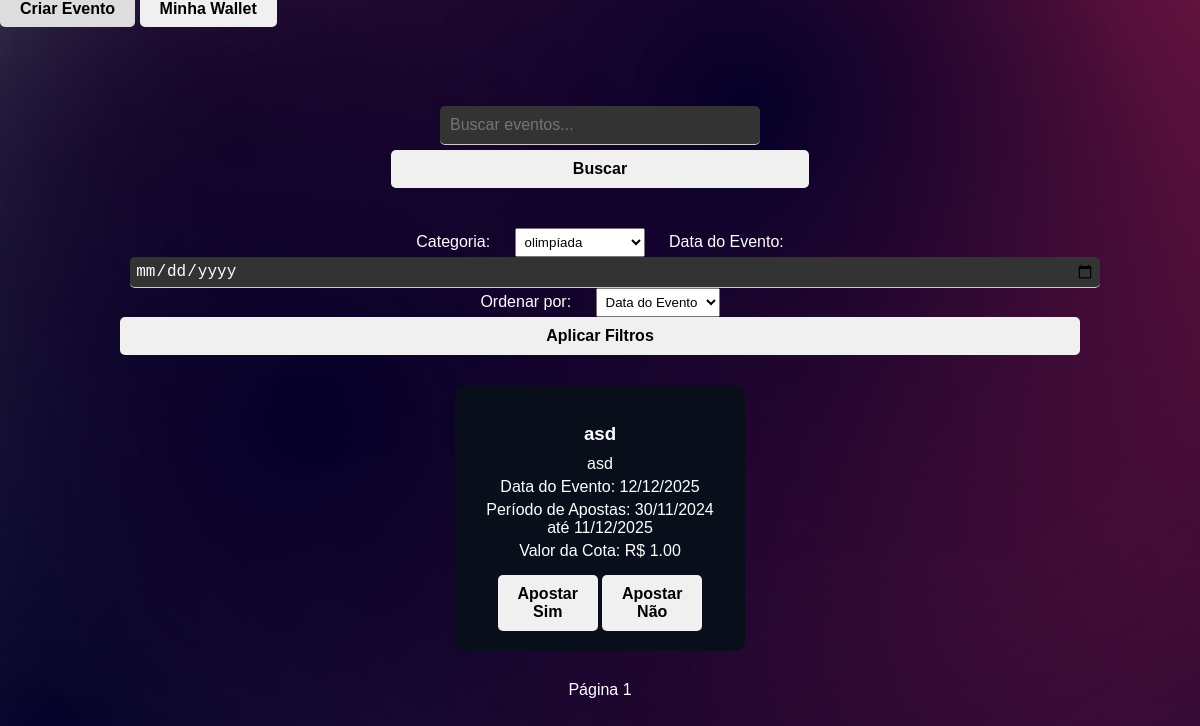
The app's page /pesquisar_evento?categoria=1 (signed in) with its own data.
### tables this page shows
CREATE TABLE eventos (
        id INTEGER PRIMARY KEY AUTOINCREMENT,
        titulo TEXT NOT NULL,
        descricao TEXT NOT NULL,
        valor_cota REAL NOT NULL CHECK (valor_cota >= 1.00),
        data_evento DATE NOT NULL,
        data_inicio_apostas DATE NOT NULL,
        data_fim_apostas DATE NOT NULL,
        status TEXT NOT NULL DEFAULT 'pendente',
        id_criador INTEGER NOT NULL,
        data_criacao TIMESTAMP DEFAULT CURRENT_TIMESTAMP,
        FOREIGN KEY (id_criador) REFERENCES usuarios(id) ON DELETE CASCADE
    );

### app.py (the view, shortened to what this page needs)
@app.route('/pesquisar_evento', methods=['GET'])
def pesquisar_evento():
    query = request.args.get('query', '')
    categoria_id = request.args.get('categoria', '')
    data = request.args.get('data', '')
    ordenacao = request.args.get('ordenacao', '')
    page = int(request.args.get('page', 1))
    per_page = 10
    offset = (page - 1) * per_page
    conn = sqlite3.connect(database_path)
    cursor = conn.cursor()
    sql = '''
        SELECT DISTINCT eventos.*
        FROM eventos
        LEFT JOIN eventos_categorias ON eventos.id = eventos_categorias.id_evento
        WHERE eventos.status = 'aprovado'
        AND eventos.data_evento >= date('now')
    '''
    params = []
    if query:
        sql += ' AND (eventos.titulo LIKE ? OR eventos.descricao LIKE ?)'
        params.extend(['%' + query + '%', '%' + query + '%'])
    if categoria_id:
        sql += ' AND eventos_categorias.id_categoria = ?'
        params.append(categoria_id)
    if ordenacao:
        if ordenacao == 'popularidade':
            sql += ' ORDER BY (SELECT COUNT(*) FROM apostas WHERE apostas.id_evento = eventos.id) DESC'
        elif ordenacao == 'valor_cota':
            sql += ' ORDER BY eventos.valor_cota DESC'
        else:
            sql += ' ORDER BY eventos.data_evento ASC'
    else:
        sql += ' ORDER BY eventos.data_evento ASC'
    sql += ' LIMIT ? OFFSET ?'
    params.extend([per_page, offset])
    cursor.execute(sql, params)
    eventos = cursor.fetchall()
    cursor.execute('SELECT * FROM categorias_eventos')
    categorias = cursor.fetchall()
    conn.close()
    return render_template('pesquisar_evento.html', eventos=eventos, query=query, categorias=categorias,
                           categoria_id=categoria_id, data=data, ordenacao=ordenacao, page=page, per_page=per_page)

### app.py (called while the page is built)
@app.template_filter('formatdate')
def format_date(value):
    if not value:
        return ""
    try:
        date_obj = datetime.strptime(value, '%Y-%m-%d')
        return date_obj.strftime('%d/%m/%Y')
    except ValueError:
        return value

### templates/pesquisar_evento.html (shortened to what this page needs)
<!DOCTYPE html>
<html lang="pt-BR">
<head>
    <link rel="stylesheet" href="{{ url_for('static', filename='css/styles.css') }}">
</head>
<body>
    <div class="top-bar">
        <a href="{{ url_for('criar_evento') }}" class="wallet-button">Criar Evento</a>
        <a href="{{ url_for('gerenciar_carteira') }}" class="wallet-button">Minha Wallet</a>
    </div>
    <div class="search-container">
        <form action="{{ url_for('pesquisar_evento') }}" method="GET">
            <input type="text" name="query" placeholder="Buscar eventos..." value="{{ query }}" required>
            <button type="submit">Buscar</button>
        </form>
    </div>
    <div class="filters-container">
        <form action="{{ url_for('pesquisar_evento') }}" method="GET">
            <label for="categoria">Categoria:</label>
            <select name="categoria" id="categoria">
                {% for cat in categorias %}
                    <option value="{{ cat[0] }}" {% if cat[0]|string == categoria_id %}selected{% endif %}>{{ cat[1] }}</option>
                {% endfor %}
            </select>
            <label for="data">Data do Evento:</label>
            <input type="date" name="data" id="data" value="{{ data }}">
            <label for="ordenacao">Ordenar por:</label>
            <select name="ordenacao" id="ordenacao">
                <option value="data" {% if ordenacao == 'data' or ordenacao == '' %}selected{% endif %}>Data do Evento</option>
            </select>
            <button type="submit">Aplicar Filtros</button>
        </form>
    </div>
    <div class="eventos-container">
        {% if eventos %}
            {% for evento in eventos %}
                <div class="evento-card">
                    <h3>{{ evento[1] }}</h3>
                    <p>{{ evento[2] }}</p>
                    <p>Data do Evento: {{ evento[4]|formatdate }}</p>
                    <p>Período de Apostas: {{ evento[5]|formatdate }} até {{ evento[6]|formatdate }}</p>
                    <p>Valor da Cota: R$ {{ '{:.2f}'.format(evento[3]) }}</p>
                    {% if session.get('logged_in') %}
                        <button onclick="openModal('{{ evento[0] }}', '{{ evento[1] }}', 'sim')">Apostar Sim</button>
                        <button onclick="openModal('{{ evento[0] }}', '{{ evento[1] }}', 'nao')">Apostar Não</button>
                    {% else %}
                        <p>Você precisa estar logado para realizar uma aposta. <a href="{{ url_for('login') }}">Clique aqui para fazer login</a>.</p>
                    {% endif %}
                </div>
            {% endfor %}
        {% else %}
            <p class="no-events-message">Nenhum evento encontrado.</p>
        {% endif %}
    </div>
    <div class="pagination">
        <span>Página {{ page }}</span>
    </div>
</body>
</html>

### static/css/styles.css (style rules this page uses)
body { margin: 0; padding: 0; font-family: Arial, sans-serif; background: url('/static/images/bg.png') no-repeat center center fixed; background-size: cover; height: 100vh; display: flex; justify-content: center; align-items: center; }
html, body { height: 100%; margin: 0; padding: 0; display: flex; flex-direction: column; }
input[type="text"], input[type="password"],input[type="email"],input[type="date"] { width: 100%; padding: 10px; margin: 5px 0; border: none; border-bottom: 1px solid #ccc; background-color: #333; color: #fff; font-size: 16px; outline: none; border-radius: 5px; }
button { width: 100%; padding: 10px; background-color: #f0f0f0; border: none; border-radius: 5px; cursor: pointer; font-size: 16px; font-weight: bold; }
.search-container { text-align: center; margin: 20px; }
.search-container input[type="text"] { width: 300px; padding: 10px; }
.search-container button { padding: 10px 20px; background-color: #f0f0f0; color: #000; border: none; border-radius: 5px; cursor: pointer; font-weight: bold; }
.eventos-container { display: flex; flex-wrap: wrap; justify-content: center; }
.evento-card { background-color: #080E1A; padding: 20px; margin: 10px; width: 250px; border-radius: 10px; color: #fff; text-align: center; }
.evento-card h3 { margin-bottom: 10px; }
.evento-card p { margin: 5px 0; }
.evento-card button { margin-top: 10px; width: 100px; padding: 10px; background-color: #f0f0f0; color: #000; border: none; border-radius: 5px; cursor: not-allowed; font-weight: bold; }
.filters-container { margin: 20px; text-align: center; }
.filters-container form { display: inline-block; }
.filters-container label { margin: 0 10px; color: #fff; }
.filters-container select, .filters-container input[type="date"] { padding: 5px; margin: 0 10px; }
.pagination { text-align: center; margin: 20px; }
.pagination span { color: #fff; }
.top-bar { position: fixed; top: 0; left: 0; z-index: 1000; }
.wallet-button { padding: 10px 20px; background-color: #f0f0f0; color: #000; text-decoration: none; border-radius: 5px; font-weight: bold; }

### records on screen
eventos: titulo "asd", descricao "asd", data_evento "12/12/2025", data_inicio_apostas "30/11/2024", data_fim_apostas "11/12/2025", valor_cota "1.00"

### other values on screen
{{ page }} "1"
form field categoria "olimpíada"
